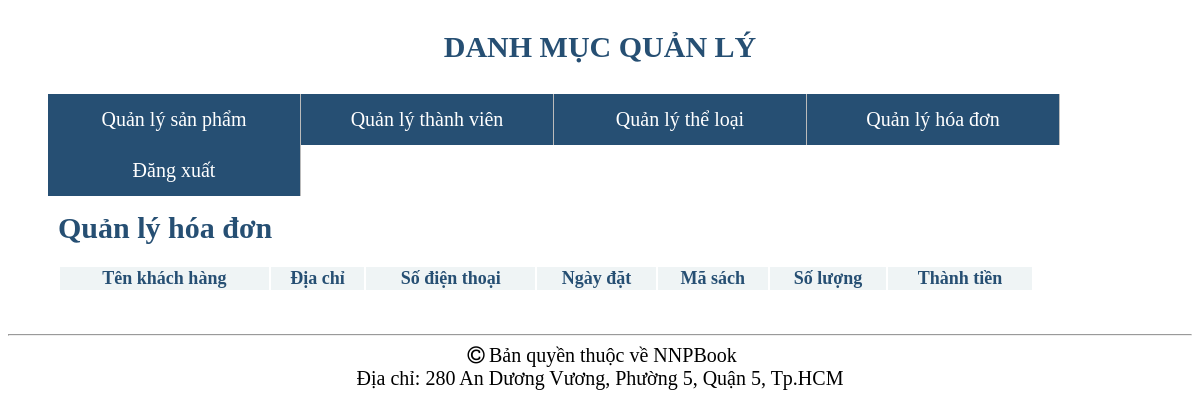
Before: /admin.php?mod=order&act=QuanLy with the older database file.
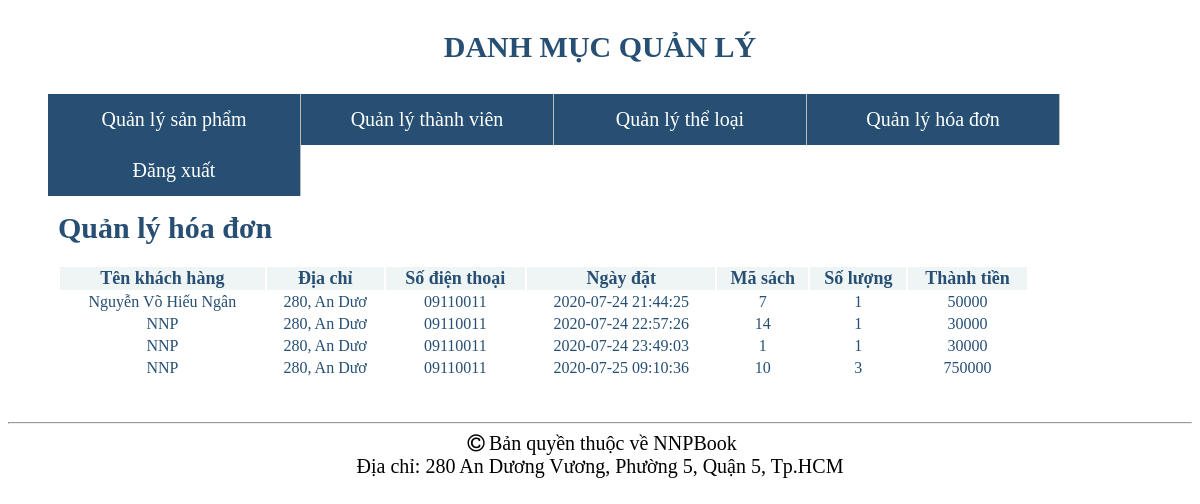
After: the same page with the newer database file.
### tables this page shows
CREATE TABLE `hoadon` (
  `MaHD` int(11) NOT NULL,
  `NgayDat` datetime NOT NULL,
  `NoiGiao` varchar(11) NOT NULL,
  `MaSach` int(11) NOT NULL,
  `SoLuong` int(11) NOT NULL,
  `TongTien` int(11) NOT NULL,
  `sdt` varchar(13) NOT NULL,
  `MaKH` int(11) NOT NULL,
  `TinhTrang` enum('Mới đặt','Đã thanh toán','Đã giao hàng','Hủy đơn hàng') NOT NULL
);

CREATE TABLE `khachhang` (
  `TenDN` varchar(20) NOT NULL,
  `MatKhau` varchar(32) NOT NULL,
  `HoTen` varchar(50) NOT NULL,
  `DiaChi` varchar(50) DEFAULT NULL,
  `DienThoai` int(11) DEFAULT NULL,
  `Email` varchar(100) DEFAULT NULL,
  `MaKH` int(11) NOT NULL
);

### Controller/order/Quanly.php (called while the page is built)
<?php
	include_once("Model/Order.php");
	$Product = new Order();
    $ret=$Product->GetOrders();
    include_once("View/Order/QuanLy.php");
?>

### Model/Order.php (called while the page is built, shortened)
<?php
include_once("DataProvider.php");
class Order
{
	private $da;
	function __construct()
	{
		$this->da = new DataProvider();
	}
	function GetOrders()
	{
		$sql="Select MaHD,HoTen,NgayDat,NoiGiao,MaSach,SoLuong,TongTien,sdt,TinhTrang from hoadon o join khachhang u on u.MaKH = o.MaKH  order by NgayDat";
		return $this->da->FetchAll($sql);
	}
}
?>

### Model/DataProvider.php (called while the page is built, shortened)
<?php
class DataProvider
{
	private $link;
	function __construct()
	{
		$this->link=mysqli_connect("localhost","root","","websach");
	}
	function ExecuteQuery($sql)
	{
		mysqli_query($this->link,"set names 'utf8'");
		return mysqli_query($this->link, $sql);
	}
	function FetchAll($sql)
	{
		$result=$this->ExecuteQuery($sql);
		$arr=array();
		while($row= mysqli_fetch_assoc($result))
		{
			$arr[]=$row;
		}
		return $arr;
	}
}
?>

### View/order/Quanly.php (the view, shortened to what this page needs)
<div class="article">
	<h2><span><a href="admin.php?mod=User&act=QuanLy" style="color: #264F73; font-size: 30px; text-decoration: none">Quản lý hóa đơn</a></span></h2>
<p>
<table width="90%" style="color: #264F73;" >
	<thead>
		<tr id="thanhcongcu" style="color: #264F73; background-color: #EFF4F5; font-size: 18px;" >
				<th >Tên khách hàng</th>
				<th class="text-center">Địa chỉ</th>
				<th >Số điện thoại</th>
				<th >Ngày đặt</th>
				<th >Mã sách</th>
				<th >Số lượng</th>
				<th >Thành tiền</th>
				</tr>
	</thead>
<?php
foreach($ret as $row)
{
	echo "<tr><td>";
	echo $row['HoTen']."</td><td>";
	echo $row['NoiGiao']."</td><td>";
	echo $row["sdt"]."</td><td>";
	echo $row["NgayDat"]."</td><td>";
    echo $row["MaSach"]."</td><td>";
    echo $row["SoLuong"]."</td><td>";
    echo $row["TongTien"]."</td><td>";
echo "</td></tr>";
}
?>
</table>
</p>
</div>

Changed rows visible on the page:
added hoadon: MaKH.HoTen "Nguyễn Võ Hiếu Ngân", NoiGiao "280, An Dươ", sdt "09110011", NgayDat "2020-07-24 21:44:25", MaSach "7", SoLuong "1", TongTien "50000"
added hoadon: MaKH.HoTen "NNP", NoiGiao "280, An Dươ", sdt "09110011", NgayDat "2020-07-24 22:57:26", MaSach "14", SoLuong "1", TongTien "30000"
added hoadon: MaKH.HoTen "NNP", NoiGiao "280, An Dươ", sdt "09110011", NgayDat "2020-07-24 23:49:03", MaSach "1", SoLuong "1", TongTien "30000"
added hoadon: MaKH.HoTen "NNP", NoiGiao "280, An Dươ", sdt "09110011", NgayDat "2020-07-25 09:10:36", MaSach "10", SoLuong "3", TongTien "750000"
